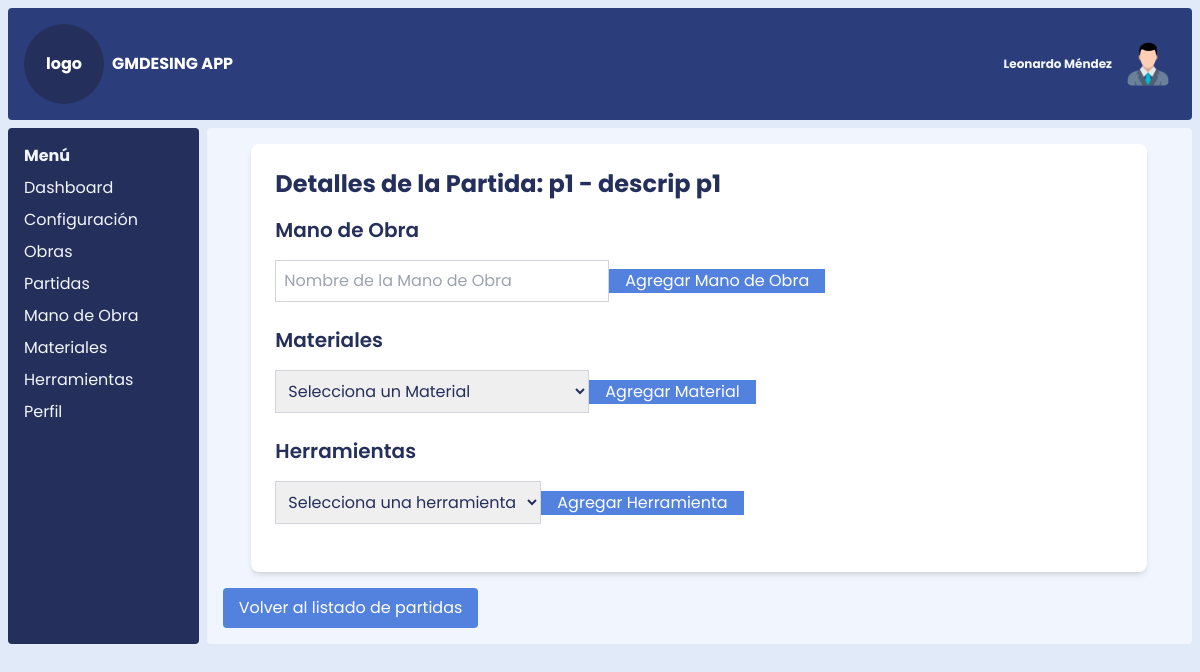
Before: /ver_partida/1 with the older database file.
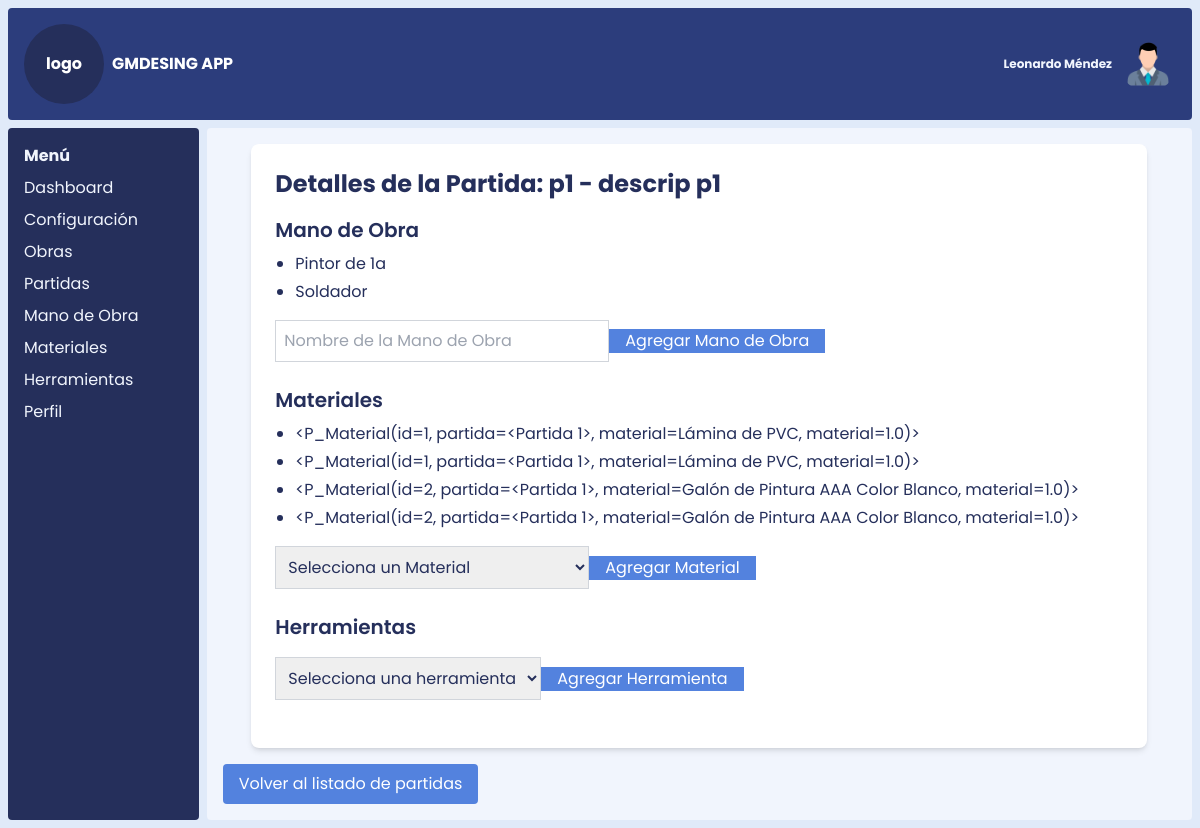
After: the same page with the newer database file.
### models.py (models this page shows)
class Partida(db.Model):
    __tablename__ = 'partida'
    id_partida = db.Column(db.Integer, primary_key=True)
    nombre_partida = db.Column(db.String(100), nullable=False)
    descripcion_partida = db.Column(db.Text)
    unidad_medida_id = db.Column(
        db.Integer,
        db.ForeignKey('unidad_medida.id_unidad_medida', name='fk_partida_unidad_medida')
    )
    rendimiento = db.Column(db.Integer)
    obras = db.relationship('ObraPartida', back_populates='partida', lazy='dynamic')  # Relación con Obras
    manos_obra = db.relationship('PartidasManoDeObra', backref='partida', lazy=True)
    herramientas = db.relationship('PartidasHerramientas', backref='partida', lazy=True)
    materiales = db.relationship('PartidasMateriales', backref='partida', lazy=True)
    unidad_medida = db.relationship('UnidadMedida', backref='partidas')

class ManoDeObra(db.Model):
    __tablename__ = 'mano_de_obra'
    id_mano_de_obra = db.Column(db.Integer, primary_key=True)
    nombre_mano_de_obra = db.Column(db.String(100), nullable=False)
    descripcion_mano_de_obra = db.Column(db.Text)
    costo_hora = db.Column(db.Float)

class PartidasMateriales(db.Model):
    __tablename__ = 'partidas_materiales'
    id = db.Column(db.Integer, primary_key=True)
    id_partida = db.Column(db.Integer, db.ForeignKey('partida.id_partida', name='fk_partidas_materiales_partida'), nullable=False)
    id_material = db.Column(db.Integer, db.ForeignKey('material.id_material', name='fk_partidas_materiales_material'), nullable=False)
    cantidad = db.Column(db.Float)
    def __repr__(self):
        return f"<P_Material(id={self.id_material}, partida={self.partida}, material={self.material.nombre_material}, material={self.cantidad})>"

class Material(db.Model):
    __tablename__ = 'material'
    id_material = db.Column(db.Integer, primary_key=True)
    nombre_material = db.Column(db.String(100), nullable=False)
    descripcion_material = db.Column(db.Text)
    unidad_medida_id = db.Column(
        db.Integer,
        db.ForeignKey('unidad_medida.id_unidad_medida', name='fk_material_unidad_medida'),
        nullable=False
    )
    precio_unitario = db.Column(db.Float)
    fecha_registro = db.Column(db.Date)
    unidad_medida = db.relationship('UnidadMedida', backref='materiales')
    partidas_materiales = db.relationship('PartidasMateriales', backref='material')

### app.py (the view, shortened to what this page needs)
@app.route('/ver_partida/<int:id>', methods=['GET', 'POST'])
def ver_partida(id):
    partida = Partida.query.get_or_404(id)
    materiales = Material.query.order_by("nombre_material").all()  # Obtener materiales
    herramientas = Herramienta.query.order_by("nombre_herramienta").all()  # Obtener herramientas
    mano_de_obra = ManoDeObra.query.order_by("nombre_mano_de_obra").all()  # Obtener mano de obra
    return render_template('ver_partida.html', partida=partida, materiales=materiales, herramientas=herramientas, mano_de_obra=mano_de_obra, datos=datos)

### templates/ver_partida.html (shortened to what this page needs)
{% extends 'index.html' %}
{% block content %}
<div class="max-w-4xl mx-auto p-6 bg-white rounded-lg shadow-md">
    <h1 class="text-2xl font-bold mb-4">Detalles de la Partida: {{ partida.nombre_partida }} - {{ partida.descripcion_partida }}</h1>
    <div id="manoDeObra" class="mb-6">
        <h2 class="text-xl font-semibold mb-2">Mano de Obra</h2>
        <ul class="list-disc pl-5 mb-4">
            {% for mano in mano_de_obra %}
                <li class="mb-1">{{ mano.nombre_mano_de_obra }}</li>
            {% endfor %}
        </ul>
        <form method="POST" class="flex items-center">
            <input type="text" name="nombre_trabajador" placeholder="Nombre de la Mano de Obra" required class="border border-gray-300 rounded-l-md p-2 flex-grow">
            <button type="submit" name="agregar_mano_de_obra" class="bg-blue-500 text-white rounded-r-md px-4 hover:bg-blue-600 transition">Agregar Mano de Obra</button>
        </form>
    </div>
    <div id="materiales" class="mb-6">
        <h2 class="text-xl font-semibold mb-2">Materiales</h2>
        <ul class="list-disc pl-5 mb-4">
            {% for material in partida.materiales %}
                <li class="mb-1">{{ material }}</li>
            {% endfor %}
        </ul>
        <form method="POST" class="flex items-center">
            <select name="id_material" required class="border border-gray-300 rounded-l-md p-2 flex-grow">
                <option value="">Selecciona un Material</option>
            </select>
            <button type="submit" name="agregar_material" class="bg-blue-500 text-white rounded-r-md px-4 hover:bg-blue-600 transition">Agregar Material</button>
        </form>
    </div>
    <div id="herramientas" class="mb-6">
        <h2 class="text-xl font-semibold mb-2">Herramientas</h2>
        <form method="POST" class="flex items-center">
            <select name="herramienta_id" required class="border border-gray-300 rounded-l-md p-2 flex-grow">
                <option value="">Selecciona una herramienta</option>
            </select>
            <button type="submit" name="agregar_herramienta" class="bg-blue-500 text-white rounded-r-md px-4 hover:bg-blue-600 transition">Agregar Herramienta</button>
        </form>
    </div>
</div>
    <a href="{{ url_for('listar_partidas') }}" class="inline-block mt-4 px-4 py-2 bg-blue-500 text-white rounded hover:bg-blue-600 transition">Volver al listado de partidas</a>
{% endblock %}

### templates/index.html (shortened to what this page needs)
{% extends "base.html" %}
{% import 'componentes/nav.html' as nav %}
{% import 'componentes/sidebar.html' as sidebar %}
{% block sidebar %}
    {% set sidebar_items = [
        {"name": "Dashboard", "url": "/dashboard"},
        {"name": "Configuración", "url": "/settings"},
        {"name": "Obras", "url": "/obras"},
        {"name": "Partidas", "url": "/partidas"},
        {"name": "Mano de Obra", "url": "/mano_de_obra"},
        {"name": "Materiales", "url": "/materiales"},
        {"name": "Herramientas", "url": "/herramientas"},
        {"name": "Perfil", "url": "/profile"}
    ] %}
    {{ sidebar.render_sidebar(sidebar_items=sidebar_items, active_route=active_route) }}
{% endblock %}

### templates/base.html (shortened to what this page needs)
<!DOCTYPE html>
<html lang="en">
<head>
    <link rel="stylesheet" href="{{ url_for('static', filename='css/styles.css') }}">
    <link rel="stylesheet" href="{{ url_for('static', filename='css/style.css') }}">
</head>
<body class="base grid grid-cols-12 gap-2 p-2 h-[100vh]">
    <nav class="nav col-span-12 text-white p-4 flex justify-between items-center h-[10vh]">
        <div class="flex justify-start items-center gap-2">
            <div class="flex justify-center items-center w-20 h-20 bg-blue-950 rounded-full">
                <h1>logo</h1>
            </div>
            <h1>{{datos.sistema}}</h1>
        </div>
        <div class="flex justify-end items-center gap-2">
            <h3>{{datos.usuario}}</h3>
            <img class="rounded-full hidden md:block w-14" bg-black src="/static/img/perfil.png" alt="">
        </div>
    </nav>
    <aside id="sidebar" class="aside col-span-2 h[90vh] p-4 hidden md:block md:col-span-2">
        {% block sidebar %}{% endblock %}
    </aside>
    <main class="content col-span-12 md:col-span-10 h-[90vh] p-4 overflow-y-auto scroll-hidden">
        {% block content %}{% endblock %}
    </main>
</body>
</html>

### templates/componentes/sidebar.html
{% macro render_sidebar(sidebar_items, active_route) %}
<div class="sidebar">
    <h2 class="font-bold">Menú</h2>
    <ul class="mt-2">
        {% for item in sidebar_items %}
            <li class="my-2">
                <a href="{{ item.url }}" class="{% if item.url == active_route %}text-blue-800 font-semibold{% else %}text-blue-50{% endif %}">
                    {{ item.name }}
                </a>
            </li>
        {% endfor %}
    </ul>
</div>
{% endmacro %}

### static/css/style.css (style rules this page uses)
.scroll-hidden { overflow-y: scroll; }

Changed rows visible on the page:
added ManoDeObra: nombre_mano_de_obra "Pintor de 1a"
added ManoDeObra: nombre_mano_de_obra "Soldador"
added PartidasMateriales: id_material+cantidad "<P_Material(id=1, partida=<Partida 1>, material=Lámina de PVC, material=1.0)>"
added PartidasMateriales: id_material+cantidad "<P_Material(id=1, partida=<Partida 1>, material=Lámina de PVC, material=1.0)>"
added PartidasMateriales: id_material+cantidad "<P_Material(id=2, partida=<Partida 1>, material=Galón de Pintura AAA Color Blanco, material=1.0)>"
added PartidasMateriales: id_material+cantidad "<P_Material(id=2, partida=<Partida 1>, material=Galón de Pintura AAA Color Blanco, material=1.0)>"
